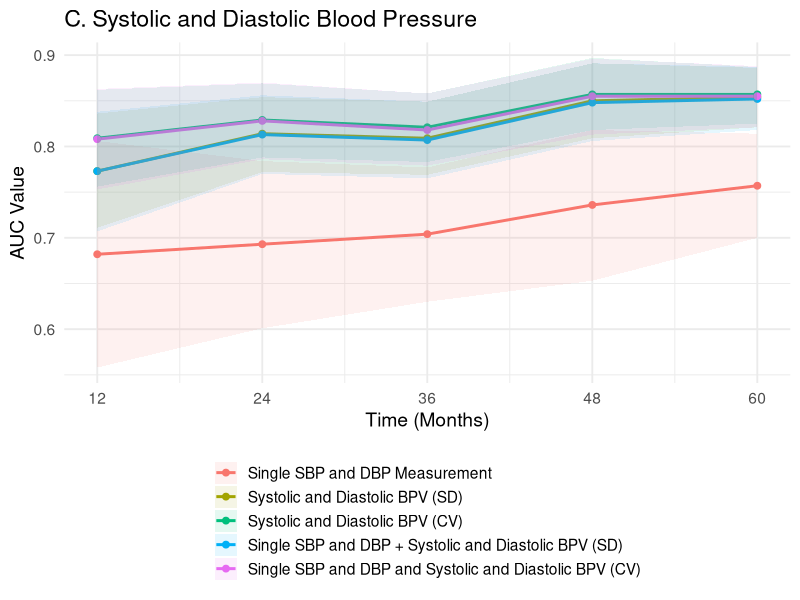
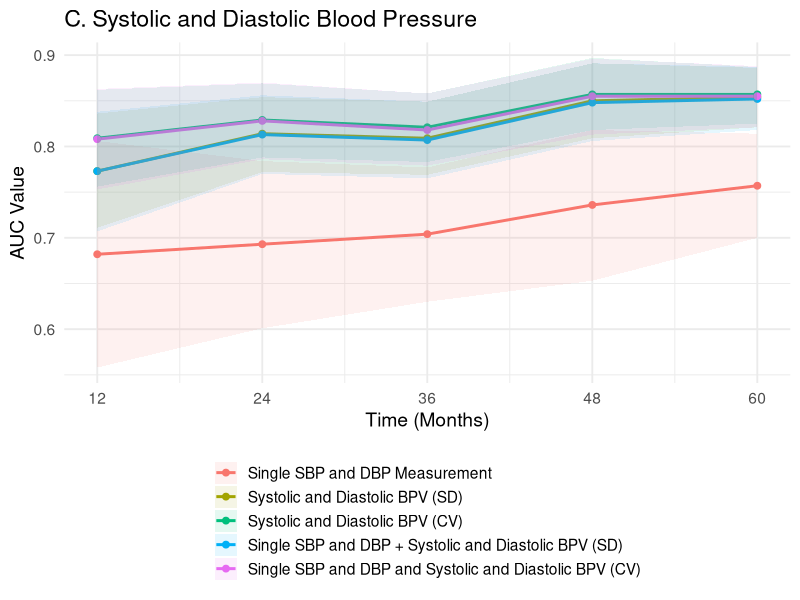

These charts were generated, in order, by the following R code:
###### SYSTOLIC and DIASTOLIC #####



library(tidyr)
library(dplyr)
library(ggplot2)

# 1. Create the data
bp_data <- data.frame(
  time = c(12, 24, 36, 48, 60),
  SBP_AUC = c(0.682, 0.693, 0.704, 0.736, 0.757),
  SBP_lower = c(0.558, 0.601, 0.630, 0.653, 0.700),
  SBP_upper = c(0.806, 0.784, 0.777, 0.818, 0.814),
  BPV_SD_AUC = c(0.773, 0.814, 0.809, 0.850, 0.854),
  BPV_SD_lower = c(0.711, 0.772, 0.769, 0.809, 0.821),
  BPV_SD_upper = c(0.836, 0.854, 0.849, 0.891, 0.886),
  BPV_CV_AUC = c(0.809, 0.829, 0.821, 0.857, 0.857),
  BPV_CV_lower = c(0.756, 0.788, 0.783, 0.818, 0.825),
  BPV_CV_upper = c(0.862, 0.869, 0.858, 0.897, 0.887),
  BPV_SDcom_AUC = c(0.773, 0.813, 0.807, 0.848, 0.852),
  BPV_SDcom_lower = c(0.707, 0.770, 0.765, 0.806, 0.818),
  BPV_SDcom_upper = c(0.838, 0.856, 0.849, 0.891, 0.887),
  BPV_CVcom_AUC = c(0.808, 0.828, 0.818, 0.855, 0.855),
  BPV_CVcom_lower = c(0.753, 0.786, 0.779, 0.813, 0.821),
  BPV_CVcom_upper = c(0.863, 0.870, 0.858, 0.896, 0.888)
)

# 2. Reshape the data
bp_long <- bp_data %>%
  pivot_longer(
    cols = -time,
    names_to = c("measure_raw", ".value"),
    # This regex captures everything before the suffix (_AUC, _lower, etc.)
    names_pattern = "^(.*)_(AUC|lower|upper)$" 
  ) %>%
  mutate(
    measure = case_when(
      measure_raw == "SBP" ~ "Single SBP and DBP Measurement",
      measure_raw == "BPV_SD" ~ "Systolic and Diastolic BPV (SD)",
      measure_raw == "BPV_CV" ~ "Systolic and Diastolic BPV (CV)",
      measure_raw == "BPV_SDcom" ~ "Single SBP and DBP + Systolic and Diastolic BPV (SD)",
      measure_raw == "BPV_CVcom" ~ "Single SBP and DBP and Systolic and Diastolic BPV (CV)"
    ),
    # Set the order of the items in the legend
    measure = factor(measure, levels = c(
      "Single SBP and DBP Measurement", 
      "Systolic and Diastolic BPV (SD)", 
      "Systolic and Diastolic BPV (CV)",
      "Single SBP and DBP + Systolic and Diastolic BPV (SD)", 
      "Single SBP and DBP and Systolic and Diastolic BPV (CV)"
    ))
  )

# 3. Create the plot
auc_plot_SD <- ggplot(bp_long, aes(x = time, y = AUC, color = measure)) +
  geom_line(linewidth = 1) + # 'size' is deprecated, 'linewidth' is preferred
  geom_point(size = 2) +
  geom_ribbon(aes(ymin = lower, ymax = upper, fill = measure), alpha = 0.1, color = NA) +
  scale_x_continuous(breaks = c(12, 24, 36, 48, 60)) +
  labs(
    title = "C. Systolic and Diastolic Blood Pressure",
    x = "Time (Months)",
    y = "AUC Value",
    color = NULL, # Removes the title above the legend keys
    fill = NULL
  ) +
  theme_minimal(base_size = 14) +
  theme(
    legend.position = "bottom", # Moved legend to bottom so you can see the names
    legend.direction = "vertical" # Stack legend items vertically
  )

# Display the plot
print(auc_plot_SD)

# Save the plot as a high-resolution PNG
ggsave("AUC_comparison_plot_SD_2.png", plot = auc_plot_SD, width = 10, height = 6, dpi = 600)
